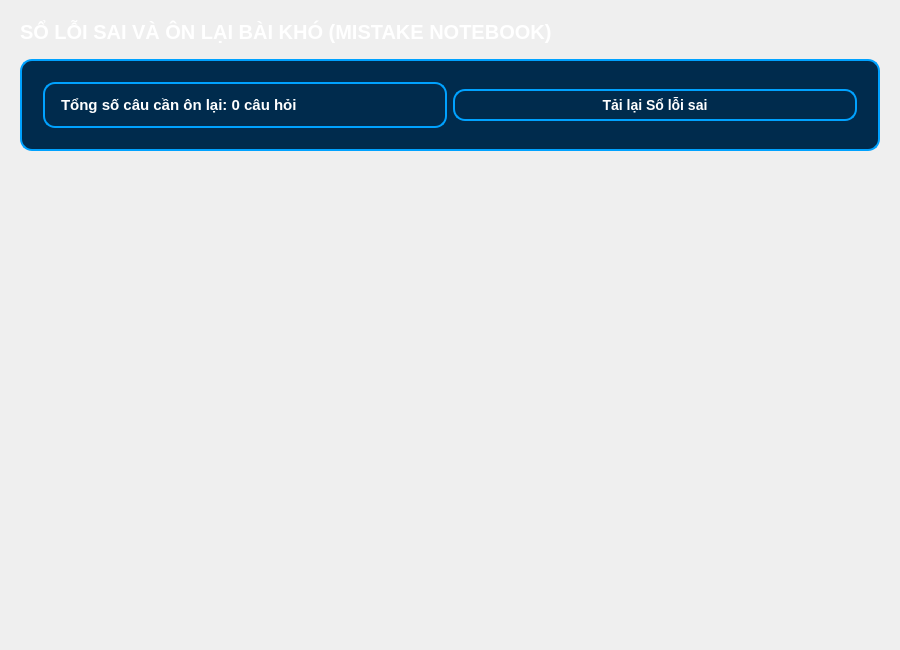
<?xml version="1.0" encoding="UTF-8"?>
<ui version="4.0">
 <class>ManHinhSoLoiSaiUI</class>
 <widget class="QWidget" name="ManHinhSoLoiSaiUI">
  <property name="geometry">
   <rect>
    <x>0</x>
    <y>0</y>
    <width>900</width>
    <height>650</height>
   </rect>
  </property>
  <property name="windowTitle">
   <string>SỔ LỖI SAI VÀ ÔN LẠI BÀI KHÓ</string>
  </property>
  <layout class="QVBoxLayout" name="mainLayout">
   <property name="spacing">
    <number>15</number>
   </property>
   <property name="leftMargin">
    <number>20</number>
   </property>
   <property name="topMargin">
    <number>20</number>
   </property>
   <property name="rightMargin">
    <number>20</number>
   </property>
   <property name="bottomMargin">
    <number>20</number>
   </property>
   <item>
    <widget class="QLabel" name="titleLabel">
     <property name="text">
      <string>SỔ LỖI SAI VÀ ÔN LẠI BÀI KHÓ (MISTAKE NOTEBOOK)</string>
     </property>
     <property name="styleSheet">
      <string notr="true">font-size: 20px; font-weight: bold; color: #FFFFFF;</string>
     </property>
    </widget>
   </item>
   <item>
    <widget class="QFrame" name="statusFrame">
     <property name="styleSheet">
      <string notr="true">background-color: #002B4D; border: 2px solid #00A2FF; border-radius: 12px; padding: 12px;</string>
     </property>
     <layout class="QHBoxLayout" name="statusLayout">
      <item>
       <widget class="QLabel" name="lblStatus">
        <property name="text">
         <string>Tổng số câu cần ôn lại: 0 câu hỏi</string>
        </property>
        <property name="styleSheet">
         <string notr="true">font-size: 15px; font-weight: bold; color: #FFFFFF;</string>
        </property>
       </widget>
      </item>
      <item>
       <widget class="QPushButton" name="btnRefresh">
        <property name="text">
         <string>Tải lại Sổ lỗi sai</string>
        </property>
        <property name="styleSheet">
         <string notr="true">color: #FFFFFF; font-weight: bold; font-size: 14px; padding: 6px 16px;</string>
        </property>
       </widget>
      </item>
     </layout>
    </widget>
   </item>
   <item>
    <widget class="QScrollArea" name="scrollArea">
     <property name="widgetResizable">
      <bool>true</bool>
     </property>
     <property name="styleSheet">
      <string notr="true">QScrollArea { border: none; background-color: transparent; }</string>
     </property>
     <widget class="QWidget" name="scrollWidget">
      <layout class="QVBoxLayout" name="scrollLayout"/>
     </widget>
    </widget>
   </item>
  </layout>
 </widget>
 <resources/>
 <connections/>
</ui>
